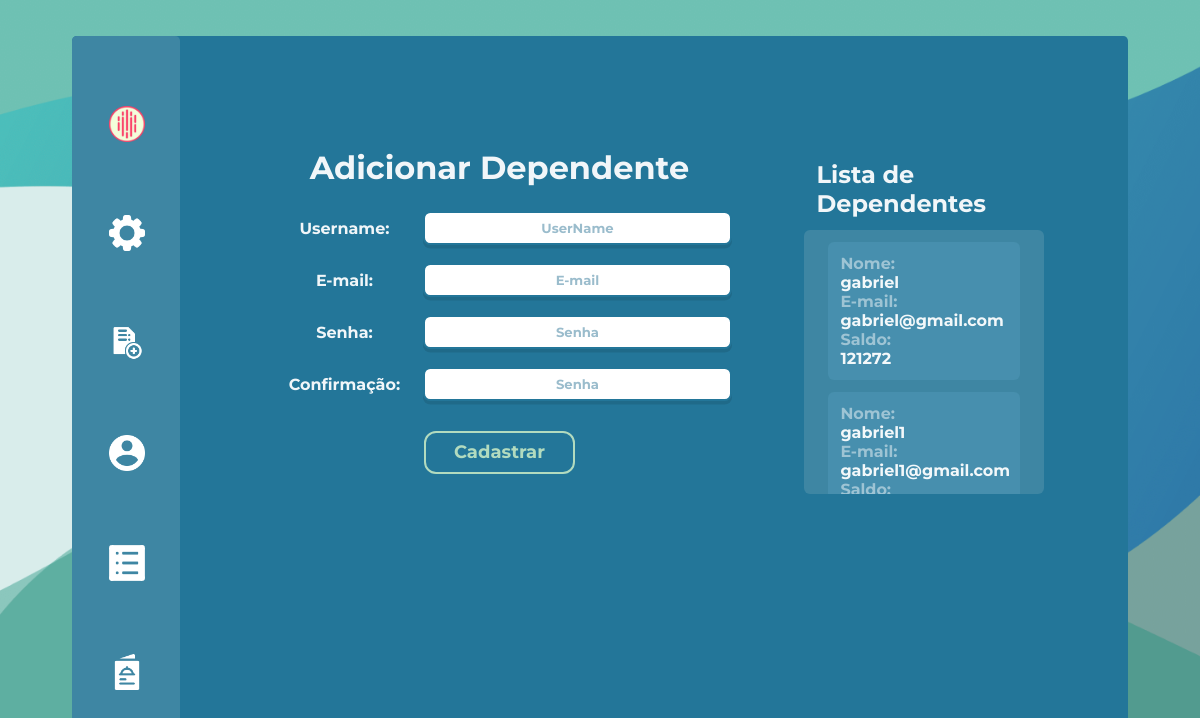
The page /adicionarDependente (signed in) on the database as committed earlier.
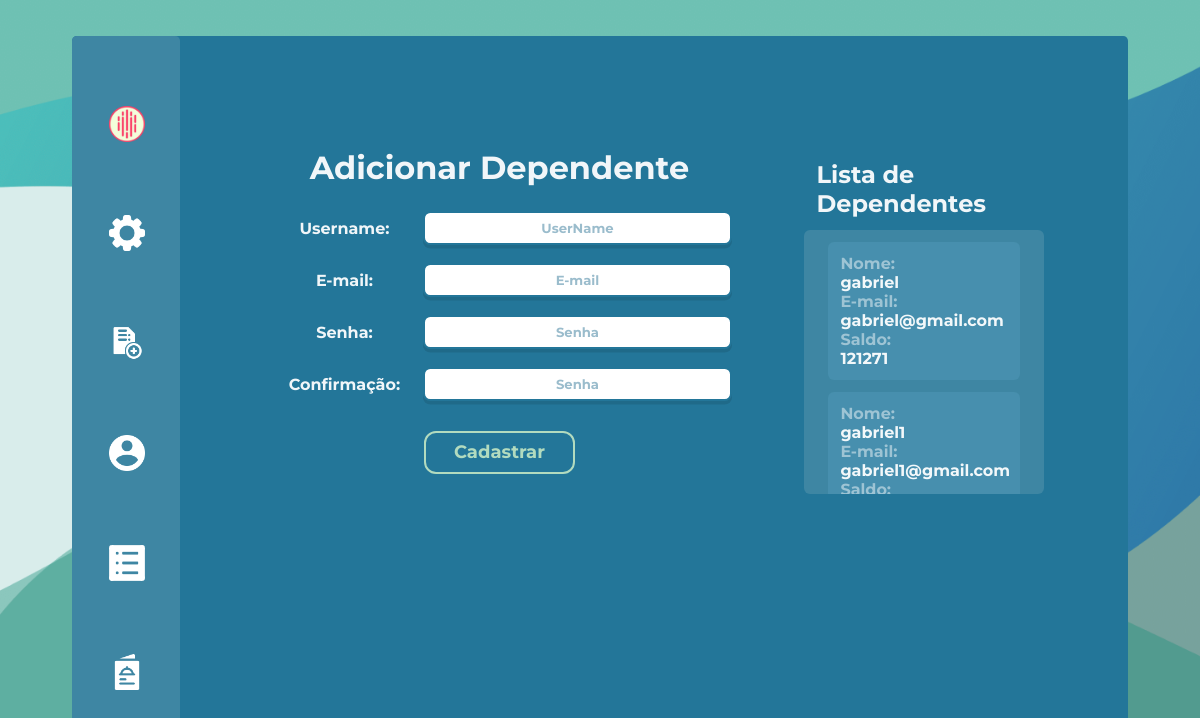
The same page on the database as committed later.
### projeto/models.py (models this page shows, shortened)
class Dependente(db.Model, UserMixin):
    id = db.Column(db.Integer, primary_key=True, autoincrement=True)
    saldo = db.Column(db.Integer, nullable=False, unique=False, default=0)
    usuario = db.Column(db.String(length=30), nullable=False, unique=True)
    email = db.Column(db.String(length=30), nullable=False, unique=True)
    senha = db.Column(db.String(length=30), nullable=False)
    idResponsavel = db.Column(db.Integer)
    imagemPerfil = db.Column(db.LargeBinary)  # ATRIBUTO PARA IMAGEM
    user_type = 'dependente'
    @property
    def senhacrip(self):
        return self.senhacrip

### projeto/routes.py (the view, shortened to what this page needs)
@app.route('/adicionarDependente', methods=['GET', 'POST'])
@login_required
def adicionarDependente():
    form = CadastroForm()
    dependentes = Dependente.query.filter_by(idResponsavel=current_user.id).all()
    return render_template("adicionarDependente.html", form=form, dependentes=dependentes)

### projeto/forms.py (shortened to what this page needs)
class CadastroForm(FlaskForm):
    usuario = StringField(label='Username:', validators=[Length(min=2, max=30), DataRequired()])
    email = StringField(label='E-mail:', validators=[DataRequired()])
    senha1 = PasswordField(label='Senha:', validators=[Length(min=4), DataRequired()])
    senha2 = PasswordField(label='Confirmação:', validators=[DataRequired()])
    submit = SubmitField(label='Cadastrar')

### projeto/models.py (called while the page is built)
@login_manager.user_loader
def load_user(user_id):
    user_type = session.get('user_type')
    if user_type == 'responsavel':
        return Responsavel.query.get(int(user_id))
    elif user_type == 'dependente':
        return Dependente.query.get(int(user_id))
    elif user_type == 'funcionario':
        return Funcionario.query.get(int(user_id))
    return None

### projeto/templates/adicionarDependente.html (shortened to what this page needs)
{% extends 'baseResponsavel.html' %}
    {%block conteudo%}
        <div class="bodyDependente">
            <div class="bodyaddDependente">
                <div class="containerCadastroDependente">
                    <h1>
                        Adicionar Dependente
                    </h1>
                    <form method="POST" class="formsDependente" style="color: whitesmoke;">
                    <div class="flex">
                        {{form.usuario.label(class="labelLogin")}}
                        {{form.usuario(class="formsLoginBox", placeholder="UserName")}}
                    </div>
                    <div class="flex">
                        {{form.email.label(class="labelLogin")}}
                        {{form.email(class="formsLoginBox", placeholder="E-mail")}}
                    </div>
                    <div class="flex">
                        {{form.senha1.label(class="labelLogin")}}
                        {{form.senha1(class="formsLoginBox", placeholder="Senha")}}
                    </div>
                    <div class="flex">
                        {{form.senha2.label(class="labelLogin")}}
                        {{form.senha2(class="formsLoginBox", placeholder="Senha")}}
                    </div>
                        {{form.submit(class="botãoContainer1")}}
                    </form>
                </div>
                <div class="lista">
                    <h1>Lista de Dependentes</h1>
                    <div class="dadosLista">
                    {% for i in dependentes%}
                    <div>
                        <p>Nome: <p class="saldoText">{{ i.usuario}}</p></p>
                        <p>E-mail: <p class="saldoText">{{ i.email}}</p></p>
                        <p>Saldo: <p class="saldoText">{{ i.saldo}}</p></p>
                    </div>
                    {% endfor%}
            </div>
        </div>
    </div>
    {%endblock%}

Rows that differ between the two databases and show on the page:
changed Dependente "gabriel": saldo "121272" → "121271"
